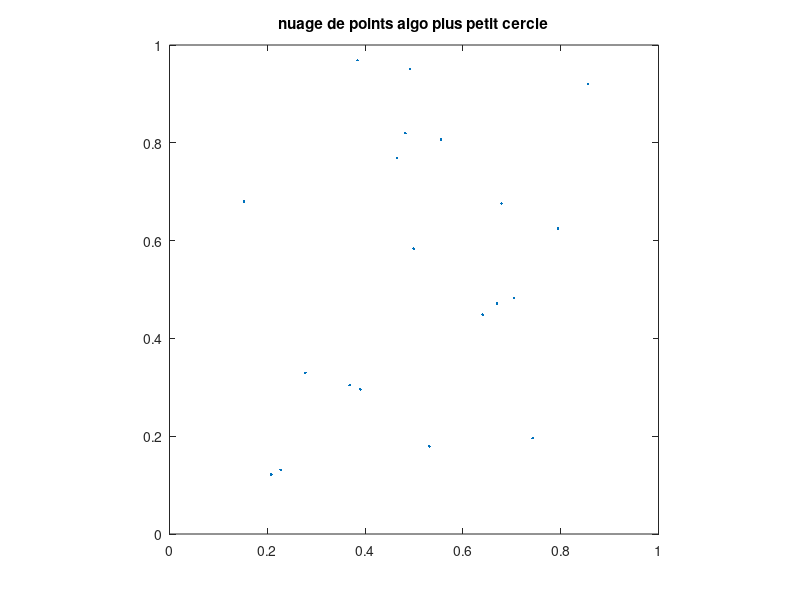

MATLAB code to generate this figure: (Note: this script raises an error after producing the figure.)
%% Le plus petit cercle englobant
% SABIR ILYASS
close all; clearvars;

%% definition d'une fonction distance euclidienne
euclidienDistance = @(px, py, qx, qy) sqrt((px - qx)^2 + (py - qy)^2);

%% construire le nuage de points dans le carré [0,1]²
n = 20;
points = rand(2,n);

%% affichage de nuage de points
figure;
plot(points(1,:), points(2,:), '.');
axis square; axis equal;
title("nuage de points algo plus petit cercle");
axis([0 1 0 1]); hold on;

centreX = (points(1,1) + points(1,2))/2;
centreY = (points(2,1) + points(2,2))/2;
rayon = euclidienDistance(points(1,1), points(2,1), centreX, centreY);

for i = 3:n
    distance = euclidienDistance(points(1,i), points(2,i), centreX, centreY);
    if (distance > rayon)
        [centreX, centreY, rayon] = plusPetitCercleParUnPoint(points(1:2, 1:i - 1), points(1,i), points(2,i));
    end
end

centre = [centreX centreY];
pos = [centre - rayon 2 * rayon 2 * rayon];
rectangle('Position',pos,'Curvature',[1 1]);
axis equal;

